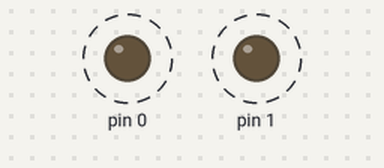
Simulated run of this sketch. Board: Arduino Uno, built with avr-gcc and run on an emulated ATmega328P. Shown: output pins drawn as LEDs (lit = HIGH). Dashed ring = blinking.

Above: at 0.5 s.
Timing chart, 0 to 3.7 s (numbered marks = the images above):
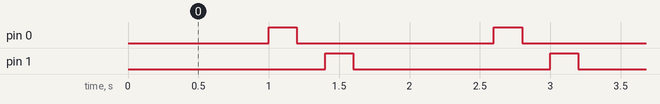

Measured:
- by itself, pin 0, pin 1: alternates HIGH for 0.20 s and LOW for 1.4 s
- by itself, everything shown: repeats every 1.6 s, in 4 steps

The sketch:

sublink.ino
```cpp
void setup() {
  // put your setup code here, to run once:
  pinMode(0, OUTPUT);
  pinMode(1, OUTPUT);
}

void loop() {
  // put your main code here, to run repeatedly:
  digitalWrite(0, LOW);
  digitalWrite(1, LOW);
  delay(1000);
  digitalWrite(0, HIGH);
  delay(200);
  digitalWrite(0, LOW);
  delay(200);
  digitalWrite(1, HIGH);
  delay(200);
  digitalWrite(1, LOW);
  printf("cool!");
}
```
